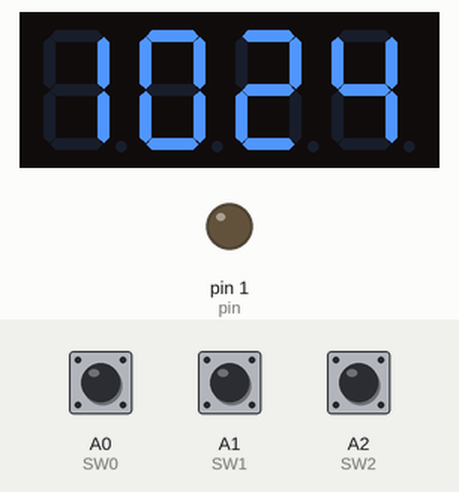
Bench run of a sketch on a simulated Arduino Uno, built with avr-gcc and run on an emulated ATmega328P. Shown: 4-digit seven-segment display, output pins drawn as LEDs (lit = HIGH). Wiring (inferred from the names in the program): DS1307 clock at I2C address 0x68; 4-digit 7-segment display, segments lit when LOW: segments pin 2, pin 3, pin 4, pin 5, pin 12, pin 7, pin 8, pin 13; digit selects pin 11, pin 10, pin 9, pin 6. The test bench sets the inputs (shaded band); at power-on: A0 (SW0) HIGH, A1 (SW1) HIGH, A2 (SW2) HIGH. The local clock reads 2024-03-15 10:24:30 at power-on unless the sketch sets it; the segment pins are drawn as the display they are named for; pins used as bus, display or sensor lines are not drawn.

Above: at 4.3 s.
4.4 s: A0 (SW0) pulled LOW for 1.55 s
At 5.6 s:
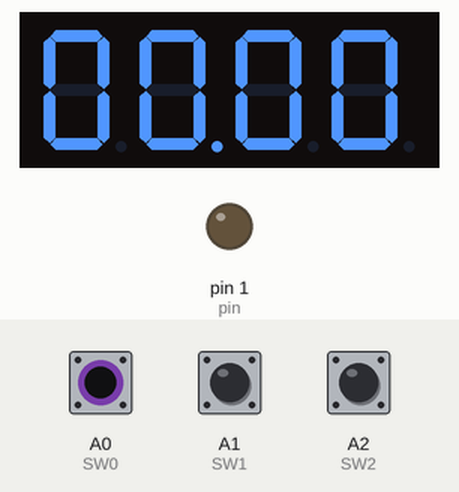
At 6.5 s:
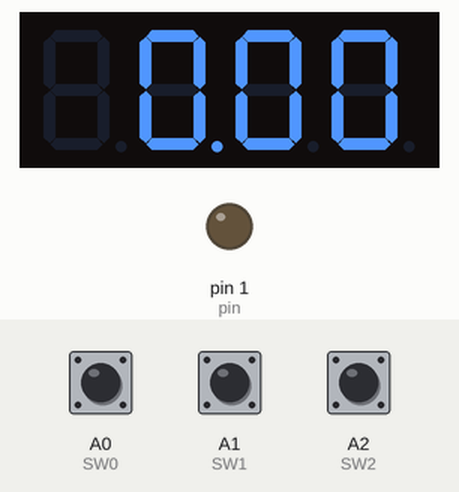
Timing chart, 0 to 8.0 s (numbered marks = the images above; inputs shaded):
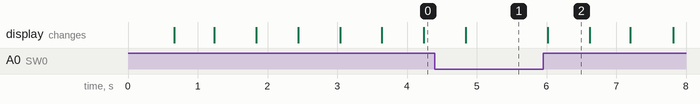

Measured:
- after the input at 4.4 s, the display: changes after 0.44 s (image 1)

The sketch:

clock.ino
```cpp
int digit1 = 11; //PWM Display pin 12 (digit1 is common anonds A1 from right side)
int digit2 = 10; //PWM Display pin 9 (digit2 is  common A2)
int digit3 = 9; //PWM Display pin 8 (digit3 is common anods A3)
int digit4 = 6; //PWM Display pin 6 (digit4 is common anods, from left side)
int segA = 2; //Display pin 11
int segB = 3; //Display pin 7
int segC = 4; //Display pin 4
int segD = 5; //Display pin 2
int segE = 12; //Display pin 1
int segF = 7; //Display pin 10
int segG = 8; //Display pin 5
int segDP = 13; // Display pin 3
int pin = 1;
#include <Wire.h>
#include "RTClib.h"
RTC_DS1307 RTC;
byte SW0 = A0;
byte SW1 = A1;
byte SW2 = A2;

// use for hexa in zecimal conversion
int zh, uh, ore;
int zm, um, miniti;

void setup() {

  //  Serial.begin(57600);
  Wire.begin();
  RTC.begin();
  // RTC.adjust(DateTime(__DATE__, __TIME__));
  // if you need set clock... just remove // from line above this

  // part code for flashing LED
  Wire.beginTransmission(0x68);
  Wire.write(0x07); // move pointer to SQW address
  // Wire.write(0x00); // turns the SQW pin off
  Wire.write(0x10); // sends 0x10 (hex) 00010000 (binary) to control register - turns on square wave at 1Hz
  // Wire.write(0x13); // sends 0x13 (hex) 00010011 (binary) 32kHz

  Wire.endTransmission();

  if (! RTC.isrunning()) {
    Serial.println("RTC is NOT running!");
    // following line sets the RTC to the date & time this sketch was compiled
    RTC.adjust(DateTime(__DATE__, __TIME__));
  }


  // dht.begin();

  pinMode(segA, OUTPUT);
  pinMode(segB, OUTPUT);
  pinMode(segC, OUTPUT);
  pinMode(segD, OUTPUT);
  pinMode(segE, OUTPUT);
  pinMode(segF, OUTPUT);
  pinMode(segG, OUTPUT);
  pinMode(segDP, OUTPUT);
  pinMode(pin, OUTPUT);

  pinMode(digit1, OUTPUT);
  pinMode(digit2, OUTPUT);
  pinMode(digit3, OUTPUT);
  pinMode(digit4, OUTPUT);

  //  pinMode(13, OUTPUT);

  // Serial.begin(9600);
  //Serial.println("test for niq_ro");

  pinMode(SW0, INPUT);  // for this use a slide switch
  pinMode(SW1, INPUT);  // N.O. push button switch
  pinMode(SW2, INPUT);  // N.O. push button switch

  digitalWrite(SW0, HIGH); // pull-ups on
  digitalWrite(SW1, HIGH);
  digitalWrite(SW2, HIGH);


}

void loop() {

  DateTime now = RTC.now();
  int timp = now.hour() * 100 + now.minute();
  //   int timp = (now.minute(), DEC);
  //   displayNumber(12); // this is number to diplay
  //   int timp = 1234;
  // Serial.print(now.hour(), DEC);
  // Serial.print(":");
  // Serial.print(now.minute(), DEC);
  // Serial.print(" -> ");
  // Serial.print(timp);
  // Serial.println(" !");

  // display parts
  for (int i = 250 ; i > 0  ; i--) {
    if (timp >= 1000) displayNumber01(timp);
    else displayNumber02(timp);
  }

  for (int i = 250 ; i > 0  ; i--) {
    if (timp >= 1000) displayNumber03(timp);
    else displayNumber04(timp);
  }

  if (!(digitalRead(SW0))) set_time(); // hold the switch to set time
  //blinking

}


void set_time()   {
  byte minutes1 = 0;
  byte hours1 = 0;
  byte minutes = 0;
  byte hours = 0;

  while (!digitalRead(SW0))  // set time switch must be released to exit
  {
    minutes1 = minutes;
    hours1 = hours;


    while (!digitalRead(SW1)) // set minutes
    {
      minutes++;
      // converting hexa in zecimal:
      zh = hours / 16;
      uh = hours - 16 * zh ;
      ore = 10 * zh + uh;
      zm = minutes / 16;
      um = minutes - 16 * zm ;
      miniti = 10 * zm + um;

      for (int i = 20 ; i > 0  ; i--) {
        displayNumber01(ore * 100 + miniti);
      }


      if ((minutes & 0x0f) > 9) minutes = minutes + 6;
      if (minutes > 0x59) minutes = 0;
      //  Serial.print("Minutes = ");
      if (minutes >= 9) Serial.print("0");
      //  Serial.println(minutes, HEX);
      delay(150);
    }

    while (!digitalRead(SW2)) // set hours
    {
      hours++;

      // converting hexa in zecimal:
      zh = hours / 16;
      uh = hours - 16 * zh ;
      ore = 10 * zh + uh;
      zm = minutes / 16;
      um = minutes - 16 * zm ;
      miniti = 10 * zm + um;

      for (int i = 20 ; i > 0  ; i--) {
        displayNumber01(ore * 100 + miniti);
      }


      if ((hours & 0x0f) > 9) hours =  hours + 6;
      if (hours > 0x23) hours = 0;
      //    Serial.print("Hours = ");
      if (hours <= 9) Serial.print("0");
      Serial.println(hours, HEX);
      delay(150);
    }

    Wire.beginTransmission(0x68); // activate DS1307
    Wire.write(0); // where to begin
    Wire.write(0x00);          //seconds
    Wire.write(minutes);          //minutes
    Wire.write(0x80 | hours);    //hours (24hr time)
    Wire.write(0x06);  // Day 01-07
    Wire.write(0x01);  // Date 0-31
    Wire.write(0x05);  // month 0-12
    Wire.write(0x09);  // Year 00-99
    Wire.write(0x10); // Control 0x10 produces a 1 HZ square wave on pin 7.
    Wire.endTransmission();

    // converting hexa in zecimal:
    zh = hours / 16;
    uh = hours - 16 * zh ;
    ore = 10 * zh + uh;
    zm = minutes / 16;
    um = minutes - 16 * zm ;
    miniti = 10 * zm + um;

    for (int i = 20 ; i > 0  ; i--) {
      displayNumber01(ore * 100 + miniti);
    }
    //  delay(150);

  }

}


void displayNumber01(int toDisplay) {
#define DISPLAY_BRIGHTNESS  500

#define DIGIT_ON  HIGH
#define DIGIT_OFF  LOW

  for (int digit = 4 ; digit > 0 ; digit--) {

    //Turn on a digit for a short amount of time
    switch (digit) {
      case 1:
        digitalWrite(digit1, DIGIT_ON);
        digitalWrite(segDP, HIGH);
        break;
      case 2:
        digitalWrite(digit2, DIGIT_ON);
        digitalWrite(segDP, LOW);
        break;
      case 3:
        digitalWrite(digit3, DIGIT_ON);
        digitalWrite(segDP, HIGH);
        break;
      case 4:
        digitalWrite(digit4, DIGIT_ON);
        digitalWrite(segDP, HIGH);
        break;
    }
    lightNumber(toDisplay % 10);
    toDisplay /= 10;
    delayMicroseconds(DISPLAY_BRIGHTNESS);

    //Turn off all segments
    lightNumber(10);

    //Turn off all digits
    digitalWrite(digit1, DIGIT_OFF);
    digitalWrite(digit2, DIGIT_OFF);
    digitalWrite(digit3, DIGIT_OFF);
    digitalWrite(digit4, DIGIT_OFF);
  }
}

void displayNumber02(int toDisplay) {
#define DISPLAY_BRIGHTNESS  500

#define DIGIT_ON  HIGH
#define DIGIT_OFF  LOW

  for (int digit = 4 ; digit > 0 ; digit--) {

    //Turn on a digit for a short amount of time
    switch (digit) {
      case 1:
        lightNumber(10);
        digitalWrite(segDP, HIGH);
        break;
      case 2:
        digitalWrite(digit2, DIGIT_ON);
        digitalWrite(segDP, LOW);
        break;
      case 3:
        digitalWrite(digit3, DIGIT_ON);
        digitalWrite(segDP, HIGH);
        break;
      case 4:
        digitalWrite(digit4, DIGIT_ON);
        digitalWrite(segDP, HIGH);
        break;
    }
    lightNumber(toDisplay % 10);
    toDisplay /= 10;
    delayMicroseconds(DISPLAY_BRIGHTNESS);

    //Turn off all segments
    lightNumber(10);

    //Turn off all digits
    digitalWrite(digit1, DIGIT_OFF);
    digitalWrite(digit2, DIGIT_OFF);
    digitalWrite(digit3, DIGIT_OFF);
    digitalWrite(digit4, DIGIT_OFF);
  }
}

void displayNumber03(int toDisplay) {
#define DISPLAY_BRIGHTNESS  500

#define DIGIT_ON  HIGH
#define DIGIT_OFF  LOW

  for (int digit = 4 ; digit > 0 ; digit--) {

    //Turn on a digit for a short amount of time
    switch (digit) {
      case 1:
        digitalWrite(digit1, DIGIT_ON);
        digitalWrite(segDP, HIGH);
        break;
      case 2:
        digitalWrite(digit2, DIGIT_ON);
        digitalWrite(segDP, HIGH);
        break;
      case 3:
        digitalWrite(digit3, DIGIT_ON);
        digitalWrite(segDP, HIGH);
        break;
      case 4:
        digitalWrite(digit4, DIGIT_ON);
        digitalWrite(segDP, HIGH);
        break;
    }
    lightNumber(toDisplay % 10);
    toDisplay /= 10;
    delayMicroseconds(DISPLAY_BRIGHTNESS);

    //Turn off all segments
    lightNumber(10);

    //Turn off all digits
    digitalWrite(digit1, DIGIT_OFF);
    digitalWrite(digit2, DIGIT_OFF);
    digitalWrite(digit3, DIGIT_OFF);
    digitalWrite(digit4, DIGIT_OFF);
  }
}

void displayNumber04(int toDisplay) {
#define DISPLAY_BRIGHTNESS  500

#define DIGIT_ON  HIGH
#define DIGIT_OFF  LOW

  for (int digit = 4 ; digit > 0 ; digit--) {

    //Turn on a digit for a short amount of time
    switch (digit) {
      case 1:
        lightNumber(10);
        digitalWrite(segDP, HIGH);
        break;
      case 2:
        digitalWrite(digit2, DIGIT_ON);
        digitalWrite(segDP, HIGH);
        break;
      case 3:
        digitalWrite(digit3, DIGIT_ON);
        digitalWrite(segDP, HIGH);
        break;
      case 4:
        digitalWrite(digit4, DIGIT_ON);
        digitalWrite(segDP, HIGH);
        break;
    }
    lightNumber(toDisplay % 10);
    toDisplay /= 10;
    delayMicroseconds(DISPLAY_BRIGHTNESS);

    //Turn off all segments
    lightNumber(10);

    //Turn off all digits
    digitalWrite(digit1, DIGIT_OFF);
    digitalWrite(digit2, DIGIT_OFF);
    digitalWrite(digit3, DIGIT_OFF);
    digitalWrite(digit4, DIGIT_OFF);
  }
}


//Given a number, turns on those segments
//If number == 10, then turn off number
void lightNumber(int numberToDisplay) {

#define SEGMENT_ON  LOW
#define SEGMENT_OFF HIGH

  switch (numberToDisplay) {

    case 0:
      digitalWrite(segA, SEGMENT_ON);
      digitalWrite(segB, SEGMENT_ON);
      digitalWrite(segC, SEGMENT_ON);
      digitalWrite(segD, SEGMENT_ON);
      digitalWrite(segE, SEGMENT_ON);
      digitalWrite(segF, SEGMENT_ON);
      digitalWrite(segG, SEGMENT_OFF);
      break;

    case 1:
      digitalWrite(segA, SEGMENT_OFF);
      digitalWrite(segB, SEGMENT_ON);
      digitalWrite(segC, SEGMENT_ON);
      digitalWrite(segD, SEGMENT_OFF);
      digitalWrite(segE, SEGMENT_OFF);
      digitalWrite(segF, SEGMENT_OFF);
      digitalWrite(segG, SEGMENT_OFF);
      break;

    case 2:
      digitalWrite(segA, SEGMENT_ON);
      digitalWrite(segB, SEGMENT_ON);
      digitalWrite(segC, SEGMENT_OFF);
      digitalWrite(segD, SEGMENT_ON);
      digitalWrite(segE, SEGMENT_ON);
      digitalWrite(segF, SEGMENT_OFF);
      digitalWrite(segG, SEGMENT_ON);
      break;

    case 3:
      digitalWrite(segA, SEGMENT_ON);
      digitalWrite(segB, SEGMENT_ON);
      digitalWrite(segC, SEGMENT_ON);
      digitalWrite(segD, SEGMENT_ON);
      digitalWrite(segE, SEGMENT_OFF);
      digitalWrite(segF, SEGMENT_OFF);
      digitalWrite(segG, SEGMENT_ON);
      break;

    case 4:
      digitalWrite(segA, SEGMENT_OFF);
      digitalWrite(segB, SEGMENT_ON);
      digitalWrite(segC, SEGMENT_ON);
      digitalWrite(segD, SEGMENT_OFF);
      digitalWrite(segE, SEGMENT_OFF);
      digitalWrite(segF, SEGMENT_ON);
      digitalWrite(segG, SEGMENT_ON);
      break;

    case 5:
      digitalWrite(segA, SEGMENT_ON);
      digitalWrite(segB, SEGMENT_OFF);
      digitalWrite(segC, SEGMENT_ON);
      digitalWrite(segD, SEGMENT_ON);
      digitalWrite(segE, SEGMENT_OFF);
      digitalWrite(segF, SEGMENT_ON);
      digitalWrite(segG, SEGMENT_ON);
      break;

    case 6:
      digitalWrite(segA, SEGMENT_ON);
      digitalWrite(segB, SEGMENT_OFF);
      digitalWrite(segC, SEGMENT_ON);
      digitalWrite(segD, SEGMENT_ON);
      digitalWrite(segE, SEGMENT_ON);
      digitalWrite(segF, SEGMENT_ON);
      digitalWrite(segG, SEGMENT_ON);
      break;

    case 7:
      digitalWrite(segA, SEGMENT_ON);
      digitalWrite(segB, SEGMENT_ON);
      digitalWrite(segC, SEGMENT_ON);
      digitalWrite(segD, SEGMENT_OFF);
      digitalWrite(segE, SEGMENT_OFF);
      digitalWrite(segF, SEGMENT_OFF);
      digitalWrite(segG, SEGMENT_OFF);
      break;

    case 8:
      digitalWrite(segA, SEGMENT_ON);
      digitalWrite(segB, SEGMENT_ON);
      digitalWrite(segC, SEGMENT_ON);
      digitalWrite(segD, SEGMENT_ON);
      digitalWrite(segE, SEGMENT_ON);
      digitalWrite(segF, SEGMENT_ON);
      digitalWrite(segG, SEGMENT_ON);
      break;

    case 9:
      digitalWrite(segA, SEGMENT_ON);
      digitalWrite(segB, SEGMENT_ON);
      digitalWrite(segC, SEGMENT_ON);
      digitalWrite(segD, SEGMENT_ON);
      digitalWrite(segE, SEGMENT_OFF);
      digitalWrite(segF, SEGMENT_ON);
      digitalWrite(segG, SEGMENT_ON);
      break;

    // all segment are ON
    case 10:
      digitalWrite(segA, SEGMENT_OFF);
      digitalWrite(segB, SEGMENT_OFF);
      digitalWrite(segC, SEGMENT_OFF);
      digitalWrite(segD, SEGMENT_OFF);
      digitalWrite(segE, SEGMENT_OFF);
      digitalWrite(segF, SEGMENT_OFF);
      digitalWrite(segG, SEGMENT_OFF);
      break;

  }
}
```
